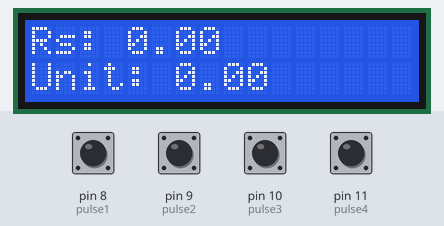
Bench run of a sketch on a simulated Arduino Uno, built with avr-gcc and run on an emulated ATmega328P. Shown: 16×2 character LCD. The test bench sets the inputs (shaded band); at power-on: pin 8 (pulse1), pin 9 (pulse2), pin 10 (pulse3), pin 11 (pulse4) LOW. What the sketch prints to the serial monitor is not drawn.

Above: at 3.2 s.
3.3 s: pin 8 (pulse1) pulled HIGH for 1.25 s
At 5.6 s:
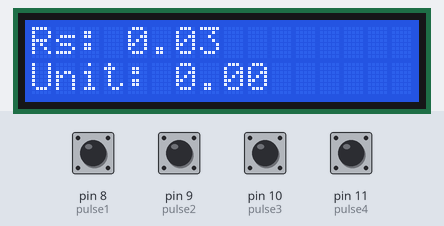
6.0 s: pin 9 (pulse2) pulled HIGH for 1.25 s
At 8.0 s:
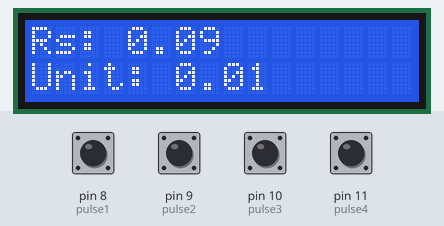
8.7 s: pin 10 (pulse3) pulled HIGH for 1.25 s
At 10.0 s:
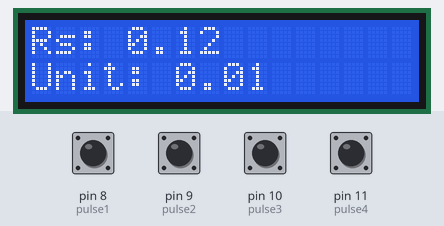
11.4 s: pin 11 (pulse4) pulled HIGH for 1.25 s
At 13.5 s:
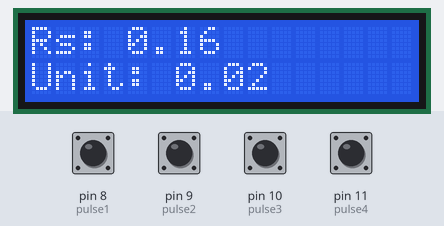
14.1 s: pin 8 (pulse1) pulled HIGH for 1.25 s
At 15.5 s:
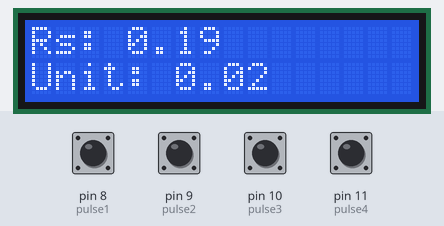
19.4 s: pin 9 (pulse2) pulled HIGH for 1.25 s
At 21.5 s:
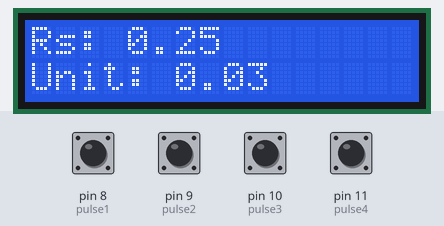
Timing chart, 0 to 23.0 s (numbered marks = the images above; inputs shaded):
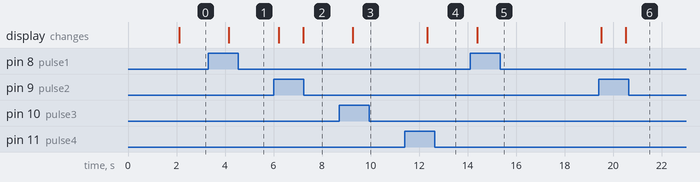

Measured:
- after the input at 3.3 s, the display: changes after 0.86 s (image 1)
- after the input at 6.0 s, the display: first changes after 0.20 s (image 2 shows a later state)
- after the input at 8.7 s, the display: changes after 0.57 s (image 3)
- after the input at 11.4 s, the display: changes after 0.94 s (image 4)
- after the input at 14.1 s, the display: changes after 0.29 s (image 5)
- after the input at 19.4 s, the display: first changes after 0.10 s (image 6 shows a later state)

The sketch:

smartmeter.ino
```cpp
#include <LiquidCrystal_I2C.h>
#include <Wire.h>
LiquidCrystal_I2C lcd(0x3F, 2, 1, 0, 4, 5, 6, 7, 3, POSITIVE);
#define pulse1 8
#define pulse2 9
#define pulse3 10
#define pulse4 11
int i = 0;
float Rupee=0,Unit=0;
float one_pulse=0.03125;

float f;
void setup()
{

  Serial.begin(9600);
pinMode(pulse1, INPUT);
pinMode(pulse2, INPUT);
pinMode(pulse3, INPUT);
pinMode(pulse4, INPUT);
lcd.begin(16,2);
lcd.setCursor(0,0);
lcd.print("SmartElectricity");
lcd.setCursor(0,1);
lcd.print("     Meter");
delay(2000);
lcd.clear();

}

void loop()
{
 lcd.clear();

  if(digitalRead(pulse1)==1)
  {
   i++;
   Unit=one_pulse*i/10;
   Rupee=Unit*10;

  }
  if(digitalRead(pulse2)==1)
  {
   i++;
   Unit=one_pulse*i/10;
   Rupee=Unit*10;

  }
  if(digitalRead(pulse3)==1)
  {
   i++;
   Unit=one_pulse*i/10;
   Rupee=Unit*10;

  }
  if(digitalRead(pulse4)==1)
  {
   i++;
   Unit=one_pulse*i/10;
   Rupee=Unit*10;
   }
lcd.setCursor(0,0);
lcd.print("Rs: ");
lcd.print(Rupee);
lcd.setCursor(0,1);
lcd.print("Unit: ");
lcd.print(Unit);
Serial.println(Unit);
//Serial.println("\n");
Serial.println(Rupee);
delay(1000);

}
```
